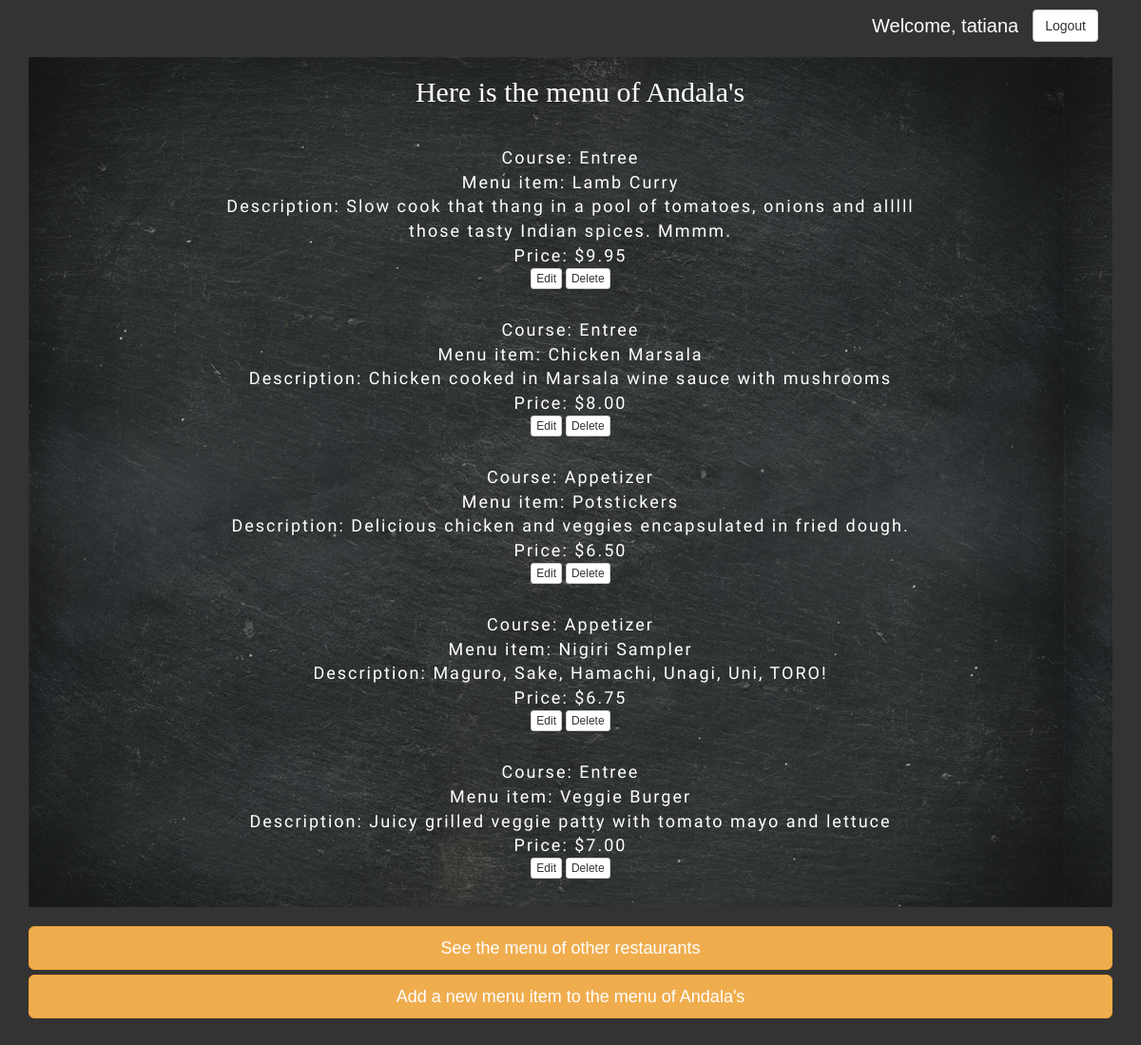
/restos/6/menu (signed in), run on the app's committed database.
### database_setup_fn.py (models this page shows, shortened)
class Restaurant(Base):
    __tablename__ = 'restaurant'
    id = Column(Integer, primary_key=True)
    name = Column(String(250), nullable=False)
    user_id = Column(Integer, ForeignKey('user.id'))
    user = relationship(User)
    description = Column(String(250))
    image = Column(String(250))
    menu_item = relationship('MenuItem', cascade="all, delete")

class MenuItem(Base):
    __tablename__ = 'menu_item'
    name = Column(String(80), nullable=False)
    id = Column(Integer, primary_key=True)
    description = Column(String(250))
    price = Column(String(8))
    course = Column(String(250))
    restaurant_id = Column(Integer, ForeignKey('restaurant.id'))
    restaurant = relationship(Restaurant)
    user_id = Column(Integer, ForeignKey('user.id'))
    user = relationship(User)

### finalproject.py (the view)
@app.route('/restos/<int:resto_ID>', methods=['GET', 'POST'])
@app.route('/restos/<int:resto_ID>/menu')
def restoMenu(resto_ID):
    resto = session.query(Restaurant).filter_by(id=resto_ID).one()
    menu = session.query(MenuItem).filter_by(restaurant_id=resto_ID).all()
    name_resto = resto.name
    if 'username' not in login_session:
        return render_template(
            'public_resto_menu.html',
            resto_identif=resto_ID,
            menu=menu,
            name_resto=name_resto
        )
    else:
        user = session.query(User).filter_by(name=login_session['username']).one()  # NOQA
        if resto.user_id != user.id:
                return render_template(
                    'public_resto_menu.html',
                    resto_identif=resto_ID,
                    menu=menu,
                    name_resto=name_resto
                )
        else:
            if menu == []:
                return redirect(url_for('addNewMenuItem', resto_id=resto_ID))
            return render_template(
                'resto_menu.html',
                resto_identif=resto_ID,
                menu=menu,
                name_resto=name_resto,
                creator=resto.user_id
            )

### templates/resto_menu.html (shortened to what this page needs)
<!DOCTYPE html>
<html>
<head>
    <link rel="stylesheet" type="text/css" href="/static/bootstrap-3.3.7-dist/css/bootstrap.min.css">
    <link rel="stylesheet" type="text/css" href="/static/bootstrap-3.3.7-dist/css/custom.css">
    <link rel="stylesheet" type="text/css" href="/static/css/styles.css">
</head>
<body>
    <div class="container">
        <div class="col-md-12" style="text-align:right;" >
                {% if not session['username'] %}
                <a style='margin: 10px 0 10px 0' href='/login' role = 'button' class ='btn btn-default'>Login</a>
                {% else %}
                <span style="font-size:20px; color: white;">Welcome, {{ session['username'].split(' ')[0] }} &nbsp;</span> <a style='margin: 10px 0 16px 0' href='/disconnect' role ='button' class ='btn btn-default'>Logout</a>
                {% endif %}
            </div>
        <div class="col-md-12" align="center" style="background-image: url('/static/bootstrap-3.3.7-dist/images/Vintage Slate Blackboard-300dpi.png')">
            <h1 style="width:100%; color:white; padding:20px 0 0px 20px;">Here is the menu of {{name_resto}}</h1>
            <div id="menu-content">
            {% for x in menu %}
                <p>
                <span class="menu"> Course: {{x.course}}</span> <br>
                <span class="menu">Menu item: {{x.name}}</span> <br>
                <span class="menu">Description: {{x.description}}</span> <br>
                <span class="menu">Price: {{x.price}}</span> <br>
                <a class="btn btn-default btn-xs" role="button" href="{{url_for('editMenuItems', resto_id=resto_identif, item_id=x.id)}}">Edit</a> <a class="btn btn-default btn-xs" role="button" href="{{url_for('deleteMenuItem', resto_id=resto_identif, item_id=x.id)}}">Delete</a><br><br>
                </p>
                {% endfor %}
            </div>
        </div>
        <div class="row">
            <div class="col-md-12" id="bottom" style="padding-top:20px; text-align:right;">
                <a role="button" class="btn btn-warning btn-block btn-lg" href="{{url_for('showallrestaurants')}}">See the menu of other restaurants</a>
                <a role="button" class="btn btn-warning btn-block btn-lg" href="{{url_for('addNewMenuItem', resto_id=resto_identif)}}">Add a new menu item to the menu of {{name_resto}}</a>
            </div>
        </div>
    </div>
</body>
</html>

### static/css/styles.css (style rules this page uses)
body { font-family: sans-serif; background-color: #333333 }
h1, h2, h3, h4 { color: #CCCCCC; }
h1, h2 { font-family: 'Georgia', serif; margin: 0; }
p { color: #CCCCCC; }
a { text-decoration: none; text-decoration: #333333; font-size: .75em; }
#bottom { margin-bottom:50px; }

### data on the page
Restaurant: name "Andala's"
MenuItem: course "Entree", name "Lamb Curry", description "Slow cook that thang in a pool of tomatoes, onions and alllll those tasty Indian spices. Mmmm.", price "$9.95"
MenuItem: course "Entree", name "Chicken Marsala", description "Chicken cooked in Marsala wine sauce with mushrooms", price "$8.00"
MenuItem: course "Appetizer", name "Potstickers", description "Delicious chicken and veggies encapsulated in fried dough.", price "$6.50"
MenuItem: course "Appetizer", name "Nigiri Sampler", description "Maguro, Sake, Hamachi, Unagi, Uni, TORO!", price "$6.75"
MenuItem: course "Entree", name "Veggie Burger", description "Juicy grilled veggie patty with tomato mayo and lettuce", price "$7.00"

### other printed values
{{ session['username'].split(' ')[0] }} "tatiana"
